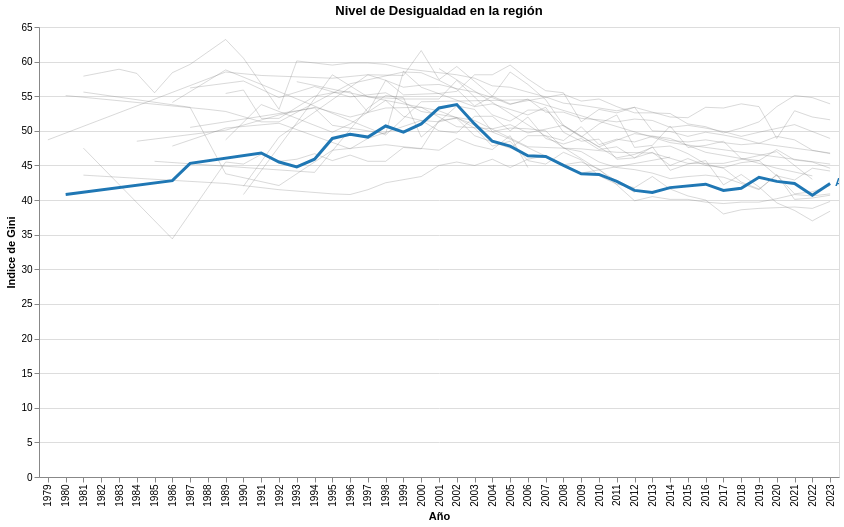

Notebook cell for this chart:
### Markdown cell above
Por lo general se suele ver al crecimiento como una forma de bienestar, en donde si el PIB es más grande las personas deberían ser más ricas. Pero esto, ¿es así?

En los siguientes gráficos, analizaremos la desigualdad y su relación con el crecimiento económico.

### Code cell
# Traer todos los países de la región "Latin America & Caribbean"
r = requests.get(f"{BASE_URL_WB}/country?format=json&per_page=300&region=LCN")  # FIX: usa BASE_URL_WB
data = r.json()
paises = data[1]
df_paises = pd.DataFrame(paises)
print(df_paises[["id", "name"]].to_string())

import time

# Códigos de países latinoamericanos más relevantes
paises_latam = [
    "ARG","BRA","CHL","COL","MEX","PER","URY",
    "BOL","ECU","PRY","VEN","GTM","CRI","PAN",
    "DOM","HND","SLV","NIC","CUB","HTI"
]

paises_str = ";".join(paises_latam)

url = f"{BASE_URL_WB}/country/{paises_str}/indicator/SI.POV.GINI"  # FIX: usa BASE_URL_WB
r = requests.get(url, params={
    "format": "json",
    "per_page": "2000",
    "date": "1960:2023"
})

datos = r.json()[1]
df = pd.DataFrame(datos)

# Limpiar y estructurar
df["pais"] = df["country"].apply(lambda x: x["value"])
df["iso"]  = df["countryiso3code"]
df = df[["pais", "iso", "date", "value"]].dropna()
df.columns = ["País", "ISO", "Año", "PBI_per_capita"]
df["Año"] = df["Año"].astype(int)

print(df.shape)
print(df.head())

# Columna para destacar ARG vs el resto
df["color"] = df["ISO"].apply(lambda x: "Argentina" if x == "ARG" else "Resto LATAM")

print(df["País"].unique())  # verificar que estén todos los países

import altair as alt

# Líneas del resto de LATAM (grises, finas)
lineas_latam = alt.Chart(df[df["color"] == "Resto LATAM"]).mark_line(
    opacity=0.3,
    strokeWidth=1
).encode(
    x=alt.X("Año:O", title="Año"),
    y=alt.Y("PBI_per_capita:Q", title="Indice de Gini"),
    color=alt.value("gray"),
    detail="País:N",
    tooltip=["País", "Año", "PBI_per_capita"]
)

# Línea de Argentina (destacada en azul)
linea_arg = alt.Chart(df[df["color"] == "Argentina"]).mark_line(
    strokeWidth=3,
    color="#1f77b4"
).encode(
    x="Año:O",
    y="PBI_per_capita:Q",
    tooltip=["País", "Año", "PBI_per_capita"]
)

# Etiqueta final sobre Argentina
label_arg = alt.Chart(df[(df["color"] == "Argentina") & (df["Año"] == df["Año"].max())]).mark_text(
    align="left", dx=5, fontWeight="bold", color="#1f77b4"
).encode(
    x="Año:O",
    y="PBI_per_capita:Q",
    text="País:N"
)

# Combinar todo
grafico = (lineas_latam + linea_arg + label_arg).properties(
    title="Nivel de Desigualdad en la región",
    width=800,
    height=450
).interactive()  # ← zoom y pan con el mouse

grafico

### Figure 1 — Vega-Lite specification as saved in the notebook (floating-point values rounded to 4 significant figures; data arrays with more than 128 entries replaced by an {"elided": "..."} marker saying what was removed)
{"config": {"view": {"continuousWidth": 300, "continuousHeight": 300}}, "layer": [{"data": {"name": "data-6974e5497be7244e1243a0cefae032f7"}, "mark": {"type": "line", "opacity": 0.3, "strokeWidth": 1}, "encoding": {"color": {"value": "gray"}, "detail": {"field": "País", "type": "nominal"}, "tooltip": [{"field": "País", "type": "nominal"}, {"field": "Año", "type": "quantitative"}, {"field": "PBI_per_capita", "type": "quantitative"}], "x": {"field": "Año", "title": "Año", "type": "ordinal"}, "y": {"field": "PBI_per_capita", "title": "Indice de Gini", "type": "quantitative"}}, "name": "view_1"}, {"data": {"name": "data-b3f79e168c3edaca95bf062b75efe105"}, "mark": {"type": "line", "color": "#1f77b4", "strokeWidth": 3}, "encoding": {"tooltip": [{"field": "País", "type": "nominal"}, {"field": "Año", "type": "quantitative"}, {"field": "PBI_per_capita", "type": "quantitative"}], "x": {"field": "Año", "type": "ordinal"}, "y": {"field": "PBI_per_capita", "type": "quantitative"}}}, {"data": {"name": "data-fc97756649215001b958505e970cc859"}, "mark": {"type": "text", "align": "left", "color": "#1f77b4", "dx": 5, "fontWeight": "bold"}, "encoding": {"text": {"field": "País", "type": "nominal"}, "x": {"field": "Año", "type": "ordinal"}, "y": {"field": "PBI_per_capita", "type": "quantitative"}}}], "height": 450, "params": [{"name": "param_1", "select": {"type": "interval", "encodings": ["x", "y"]}, "bind": "scales", "views": ["view_1"]}], "title": "Nivel de Desigualdad en la región", "width": 800, "$schema": "https://vega.github.io/schema/vega-lite/v5.20.1.json", "datasets": {"data-6974e5497be7244e1243a0cefae032f7": {"elided": "426 records"}, "data-b3f79e168c3edaca95bf062b75efe105": [{"País": "Argentina", "ISO": "ARG", "Año": 2023, "PBI_per_capita": 42.4, "color": "Argentina"}, {"País": "Argentina", "ISO": "ARG", "Año": 2022, "PBI_per_capita": 40.7, "color": "Argentina"}, {"País": "Argentina", "ISO": "ARG", "Año": 2021, "PBI_per_capita": 42.4, "color": "Argentina"}, {"País": "Argentina", "ISO": "ARG", "Año": 2020, "PBI_per_capita": 42.7, "color": "Argentina"}, {"País": "Argentina", "ISO": "ARG", "Año": 2019, "PBI_per_capita": 43.3, "color": "Argentina"}, {"País": "Argentina", "ISO": "ARG", "Año": 2018, "PBI_per_capita": 41.7, "color": "Argentina"}, {"País": "Argentina", "ISO": "ARG", "Año": 2017, "PBI_per_capita": 41.4, "color": "Argentina"}, {"País": "Argentina", "ISO": "ARG", "Año": 2016, "PBI_per_capita": 42.3, "color": "Argentina"}, {"País": "Argentina", "ISO": "ARG", "Año": 2014, "PBI_per_capita": 41.8, "color": "Argentina"}, {"País": "Argentina", "ISO": "ARG", "Año": 2013, "PBI_per_capita": 41.1, "color": "Argentina"}, {"País": "Argentina", "ISO": "ARG", "Año": 2012, "PBI_per_capita": 41.4, "color": "Argentina"}, {"País": "Argentina", "ISO": "ARG", "Año": 2011, "PBI_per_capita": 42.7, "color": "Argentina"}, {"País": "Argentina", "ISO": "ARG", "Año": 2010, "PBI_per_capita": 43.7, "color": "Argentina"}, {"País": "Argentina", "ISO": "ARG", "Año": 2009, "PBI_per_capita": 43.8, "color": "Argentina"}, {"País": "Argentina", "ISO": "ARG", "Año": 2008, "PBI_per_capita": 45.0, "color": "Argentina"}, {"País": "Argentina", "ISO": "ARG", "Año": 2007, "PBI_per_capita": 46.3, "color": "Argentina"}, {"País": "Argentina", "ISO": "ARG", "Año": 2006, "PBI_per_capita": 46.4, "color": "Argentina"}, {"País": "Argentina", "ISO": "ARG", "Año": 2005, "PBI_per_capita": 47.8, "color": "Argentina"}, {"País": "Argentina", "ISO": "ARG", "Año": 2004, "PBI_per_capita": 48.5, "color": "Argentina"}, {"País": "Argentina", "ISO": "ARG", "Año": 2003, "PBI_per_capita": 51.0, "color": "Argentina"}, {"País": "Argentina", "ISO": "ARG", "Año": 2002, "PBI_per_capita": 53.8, "color": "Argentina"}, {"País": "Argentina", "ISO": "ARG", "Año": 2001, "PBI_per_capita": 53.3, "color": "Argentina"}, {"País": "Argentina", "ISO": "ARG", "Año": 2000, "PBI_per_capita": 51.0, "color": "Argentina"}, {"País": "Argentina", "ISO": "ARG", "Año": 1999, "PBI_per_capita": 49.8, "color": "Argentina"}, {"País": "Argentina", "ISO": "ARG", "Año": 1998, "PBI_per_capita": 50.7, "color": "Argentina"}, {"País": "Argentina", "ISO": "ARG", "Año": 1997, "PBI_per_capita": 49.1, "color": "Argentina"}, {"País": "Argentina", "ISO": "ARG", "Año": 1996, "PBI_per_capita": 49.5, "color": "Argentina"}, {"País": "Argentina", "ISO": "ARG", "Año": 1995, "PBI_per_capita": 48.9, "color": "Argentina"}, {"País": "Argentina", "ISO": "ARG", "Año": 1994, "PBI_per_capita": 45.9, "color": "Argentina"}, {"País": "Argentina", "ISO": "ARG", "Año": 1993, "PBI_per_capita": 44.8, "color": "Argentina"}, {"País": "Argentina", "ISO": "ARG", "Año": 1992, "PBI_per_capita": 45.5, "color": "Argentina"}, {"País": "Argentina", "ISO": "ARG", "Año": 1991, "PBI_per_capita": 46.8, "color": "Argentina"}, {"País": "Argentina", "ISO": "ARG", "Año": 1987, "PBI_per_capita": 45.3, "color": "Argentina"}, {"País": "Argentina", "ISO": "ARG", "Año": 1986, "PBI_per_capita": 42.8, "color": "Argentina"}, {"País": "Argentina", "ISO": "ARG", "Año": 1980, "PBI_per_capita": 40.8, "color": "Argentina"}], "data-fc97756649215001b958505e970cc859": [{"País": "Argentina", "ISO": "ARG", "Año": 2023, "PBI_per_capita": 42.4, "color": "Argentina"}]}}
